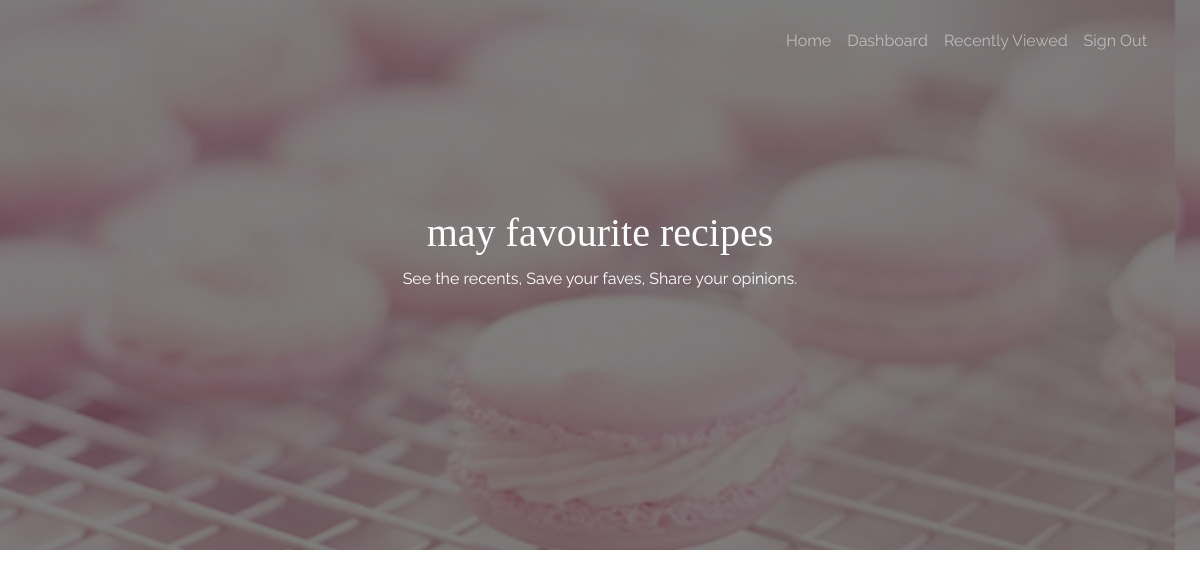
The page /favorites (signed in) on the database as committed earlier.
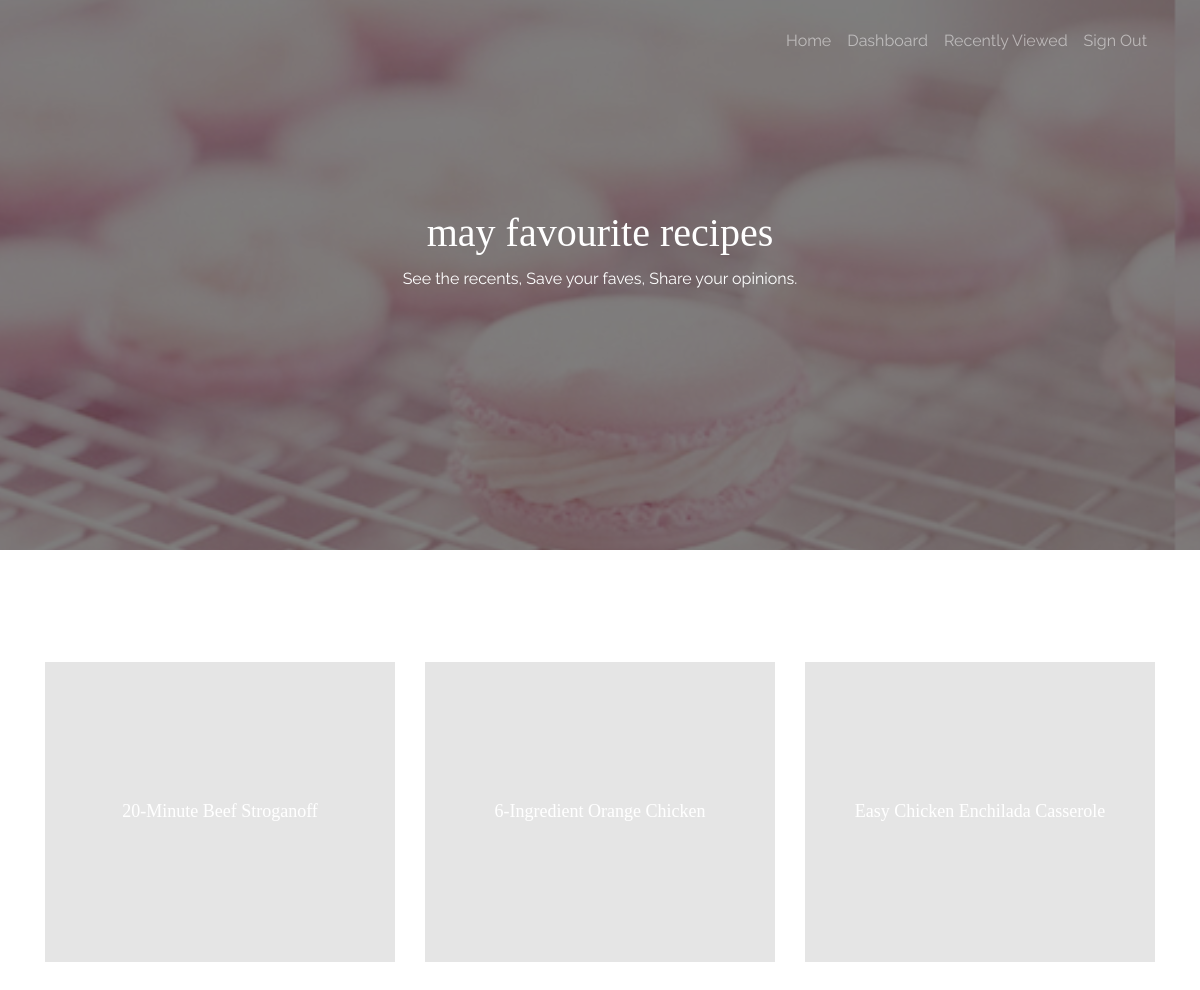
The same page on the database as committed later.
### declarative.py (models this page shows)
class Api(Base):
    __tablename__ = 'API'
    id = Column(String(100), primary_key=True) #id of recipe
    name = Column(String(50), nullable=False)
    image = Column(String(200), nullable=False)
    time = Column(Integer, nullable=False)
    rate = Column(Float) #actually rate
    total_count = Column(Integer) #value
    total = Column(Integer) #number of users have rated

### routes.py (the view)
@app.route('/favorites')
def my_favorite():
	if roles.login_role == 1:
		fav_recipes = SS.get_fav_recipes_for(current_user.id)
	return render_template('fav.html', user=current_user.id, data=fav_recipes)

### RecipeSystem.py (called while the page is built)
    def get_fav_recipes_for(self, user):
        try:
            all_recipes = []
            result = self.session.query(Favourite).filter(Favourite.user_id==user).all()
            for i in result:
                rec_id = i.api_id
                recipe = self.session.query(Api).filter(Api.id==rec_id).first()
                d = {"id":recipe.id, "name":recipe.name, "image":recipe.image, "time":recipe.time}
                all_recipes.append(d)
            return all_recipes
        except:
            print("Can't find user")
            pass

### authenticate.py (called while the page is built)
def get_user(user_id):
	return Login(user_id)

@login_manager.user_loader
def load_user(user_id):
	user = get_user(user_id)
	return user

### templates/fav.html (shortened to what this page needs)
<!doctype html>
<html lang="en">
<head>
  <link rel="stylesheet" href="{{url_for("static",filename="css/bootstrap.css")}}">
  <link rel="stylesheet" href="{{url_for("static",filename="css/animate.css")}}">
  <link rel="stylesheet" href="{{url_for("static",filename="css/owl.carousel.min.css")}}">
  <link rel="stylesheet" href="{{url_for("static",filename="fonts/ionicons/css/ionicons.min.css")}}">
  <link rel="stylesheet" href="{{url_for("static",filename="fonts/fontawesome/css/font-awesome.min.css")}}">
  <link rel="stylesheet" href="{{url_for("static",filename="css/style.css")}}">
  </head>
  <body>
    <header role="banner">
      <nav class="navbar navbar-expand-md navbar-dark bg-light">
        <div class="container">
          <div class="collapse navbar-collapse navbar-light" id="navbarsExample05">
            <ul class="navbar-nav ml-auto pl-lg-5 pl-0">
              <li class="nav-item">
                <a class="nav-link" href="{{ url_for('index') }}">Home</a>
              </li>
              <li class="nav-item">
                <a class="nav-link" href="{{ url_for('dashboard') }}">Dashboard</a>
              </li>
              <li class="nav-item">
                <a class="nav-link">Recently Viewed</a>
              </li>
              <li class="nav-item">
                <a class="nav-link" href="{{url_for('logout')}}">Sign Out</a>
              </li>
            </ul>
          </div>
        </div>
      </nav>
    </header>
    <section class="site-hero site-hero-innerpage overlay" data-stellar-background-ratio="0.5" style="background-image: url('/static/images/centre_image.jpg');">
      <div class="container">
        <div class="row align-items-center site-hero-inner justify-content-center">
          <div class="col-md-8 text-center">
            <div class="mb-5 element-animate">
              <h1>{{ user }} favourite recipes</h1>
              <p>See the recents, Save your faves, Share your opinions.</p>
            </div>
          </div>
        </div>
      </div>
    </section>
    <section class="slider-wrap site-section">
      <div class="container">
        <div class="row">
          {% if data %}
          {% for recipe in data %}
            <div class="col-md-4 element-animate ">
              <a href = "{{ url_for('get_recipe', recipeID = recipe['id']) }}" class="img-bg" style="background-image: url({{recipe['image']}})">
                <div class="text">
                  <h2> {{recipe['name']}} <br> </h2>
                </div>
              </a>
            </div>
          {% endfor %}
          {% endif %}
        </div>
      </div>
    </section>
  </body>
</html>

Rows that differ between the two databases and show on the page:
added Api: name "20-Minute Beef Stroganoff"
added Api: name "6-Ingredient Orange Chicken"
added Api: name "Easy Chicken Enchilada Casserole"
